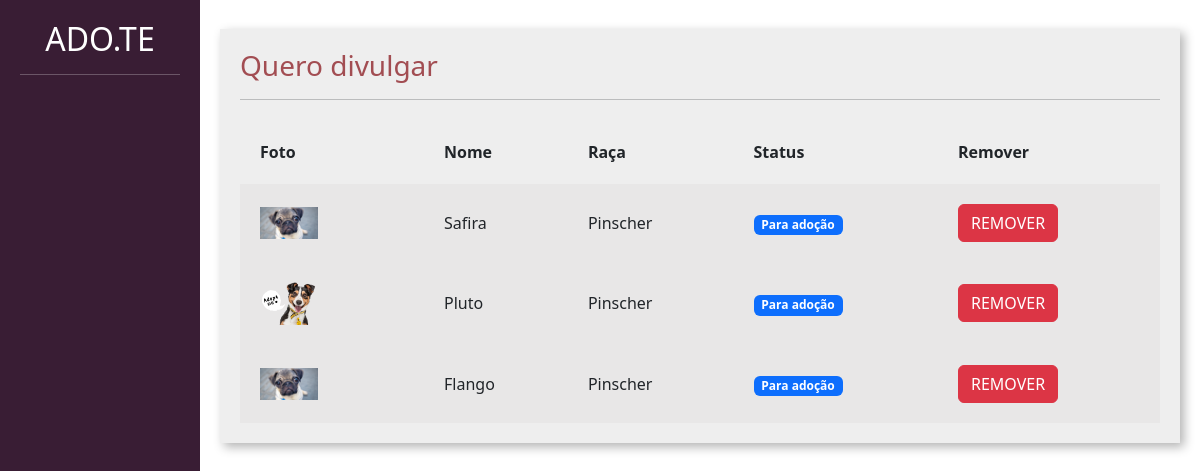
The app's page /divulgar/seus_pets/ (signed in) with its own data.
### divulgar/models.py (models this page shows, shortened)
class Pet(models.Model):  # Quando tem relação de um pra muitos é Foreignkey
    choices_status = (('P', 'Para adoção'),
                      ('A', 'Adotado'))
    usuario = models.ForeignKey(User, on_delete=models.DO_NOTHING)
    foto = models.ImageField(upload_to="fotos_pets")
    nome = models.CharField(max_length=100)
    descricao = models.TextField()
    estado = models.CharField(max_length=50)
    cidade = models.CharField(max_length=50)
    telefone = models.CharField(max_length=14)
    tags = models.ManyToManyField(Tag)  # Quando tem relação de muitos pra muitos
    raca = models.ForeignKey(Raca, on_delete=models.DO_NOTHING)
    status = models.CharField(max_length=1, choices=choices_status, default='P')

class Raca(models.Model):
    raca = models.CharField(max_length=50)
    def __str__(self):
        return self.raca

### divulgar/views.py (the view)
# urls.py: path('seus_pets/', views.seus_pets, name="seus_pets"),
@login_required
def seus_pets(request):
    if request.method == "GET":
        pets = Pet.objects.filter(usuario=request.user)
        return render(request, 'seus_pets.html', {'pets': pets})

### divulgar/templates/seus_pets.html (shortened to what this page needs)
{% load static %}
<!doctype html>
<html lang="pt-BR">
    <head>
    <link href="https://cdn.jsdelivr.net/npm/bootstrap@5.3.0-alpha1/dist/css/bootstrap.min.css" rel="stylesheet">
    <link href="{% static 'usuarios/css/cadastro.css' %}" rel="stylesheet">
    <link href="{% static 'divulgar/css/novo_pet.css' %}" rel="stylesheet">
    <link href="{% static 'divulgar/css/seus_pet.css' %}" rel="stylesheet">
    </head>
    <body>
        <div class="container-fluid">
            <div class="row">
                <div class="col-md-2 bg-side sidebar">
                    <h2>ADO.TE</h2>
                    <hr>
                </div>
                <div class="col-md">
                    <div class="wrapper">
                        <div class="box width80">
                            <h3 class="font-vinho">Quero divulgar</h3>
                            <hr>
                             <table class="tabela" cellpadding="20">
                                <tr>
                                    <th>Foto</th>
                                    <th>Nome</th>
                                    <th>Raça</th>
                                    <th>Status</th>
                                    <th>Remover</th>
                                </tr>
                                    {% for pet in pets %}
                                        <tr class="tabela-linha">
                                            <td width="20%">
                                                <img width="40%" src="{{pet.foto.url}}">
                                            </td>
                                            <td>
                                                {{pet.nome}}
                                            </td>
                                            <td>
                                                {{pet.raca}}
                                            </td>
                                            <td>
                                                {% if pet.status == "P" %}
                                                    <span class="badge text-bg-primary">Para adoção</span>
                                                {% elif pet.status == "A" %}
                                                    <span class="badge text-bg-success">Adotado</span>
                                                {% endif%}
                                            </td>
                                            <td>
                                                <a href="{% url 'remover_pet' pet.id %}" class="btn btn-danger">REMOVER</a>
                                            </td>
                                        </tr>
                                    {% endfor %}
                            </table>
                        </div>
                    </div>
                </div>
            </div>
        </div>
    </body>
</html>

### templates/static/usuarios/css/cadastro.css (style rules this page uses)
.bg-side { background-color: #391D34; color: white; height: 100vh; }

### templates/static/divulgar/css/novo_pet.css (style rules this page uses)
.sidebar { text-align: center; padding: 20px; }
.wrapper { margin-top: 3%; display: flex; flex-direction: row; justify-content: center; align-items: center; }
.box { padding:20px; width: 50vw; background: rgb(238, 238, 238); box-shadow: 4px 4px 10px rgba(0,0,0,.3); }
.font-vinho { color: #A24D52; }

### templates/static/divulgar/css/seus_pet.css (style rules this page uses)
.width80 { width: 80vw; }
.tabela { width: 100%; margin-top: 20px; }
.tabela-linha { background-color: #e8e7e7; }

### records on screen
Pet: foto (picture), nome "Safira", raca "Pinscher", status "Para adoção"
Pet: foto (picture), nome "Pluto", raca "Pinscher", status "Para adoção"
Pet: foto (picture), nome "Flango", raca "Pinscher", status "Para adoção"
